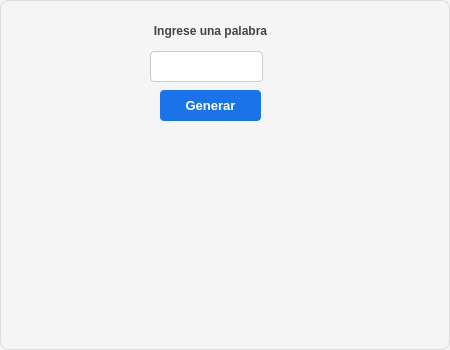
<?xml version="1.0" encoding="UTF-8"?>
<ui version="4.0">
 <class>Dialog</class>
 <widget class="QDialog" name="Dialog">
  <property name="geometry">
   <rect>
    <x>0</x>
    <y>0</y>
    <width>450</width>
    <height>350</height>
   </rect>
  </property>
  <property name="font">
   <font>
    <pointsize>10</pointsize>
   </font>
  </property>
  <property name="windowTitle">
   <string>Palabra 10 veces</string>
  </property>
  <property name="styleSheet">
   <string notr="true">/* Estilo general del diálogo */
QDialog {
    background-color: #f5f5f5;   /* Fondo claro */
    border: 1px solid #dcdcdc;   /* Borde sutil */
    border-radius: 8px;          /* Esquinas suaves */
    color: #333333;              /* Texto neutro */
}

/* Etiquetas */
QLabel {
    color: #444444;              /* Gris oscuro para contraste */
    padding: 4px;
}

/* Campos de texto */
QLineEdit {
    background-color: #ffffff;   /* Fondo blanco */
    border: 1px solid #cccccc;   /* Borde suave */
    border-radius: 4px;
    padding: 6px;
    selection-background-color: #87cefa; /* Azul claro al seleccionar */
    selection-color: #000000;
}

QLineEdit:focus {
    border: 1px solid #1a73e8;   /* Azul corporativo al enfocar */
    background-color: #fafafa;
}

/* Botones */
QPushButton {
    background-color: #1a73e8;   /* Azul profesional */
    color: #ffffff;
    border: none;
    border-radius: 4px;
    padding: 8px 14px;
    font-weight: bold;
}

QPushButton:hover {
    background-color: #1669c1;   /* Azul más intenso al pasar el cursor */
}

QPushButton:pressed {
    background-color: #0d47a1;   /* Azul profundo al presionar */
}

QPushButton:disabled {
    background-color: #e0e0e0;   /* Gris claro para deshabilitado */
    color: #888888;
}
</string>
  </property>
  <widget class="QLabel" name="label">
   <property name="geometry">
    <rect>
     <x>0</x>
     <y>0</y>
     <width>421</width>
     <height>61</height>
    </rect>
   </property>
   <property name="font">
    <font>
     <weight>75</weight>
     <bold>true</bold>
    </font>
   </property>
   <property name="text">
    <string>Ingrese una palabra</string>
   </property>
   <property name="alignment">
    <set>Qt::AlignCenter</set>
   </property>
  </widget>
  <widget class="QLineEdit" name="ent_p">
   <property name="geometry">
    <rect>
     <x>150</x>
     <y>51</y>
     <width>113</width>
     <height>31</height>
    </rect>
   </property>
  </widget>
  <widget class="QPushButton" name="btn_generar">
   <property name="geometry">
    <rect>
     <x>160</x>
     <y>90</y>
     <width>101</width>
     <height>31</height>
    </rect>
   </property>
   <property name="text">
    <string>Generar</string>
   </property>
  </widget>
  <widget class="QLabel" name="lbl_palabra">
   <property name="geometry">
    <rect>
     <x>0</x>
     <y>120</y>
     <width>441</width>
     <height>221</height>
    </rect>
   </property>
   <property name="font">
    <font>
     <pointsize>8</pointsize>
    </font>
   </property>
   <property name="text">
    <string/>
   </property>
  </widget>
 </widget>
 <resources/>
 <connections/>
</ui>
